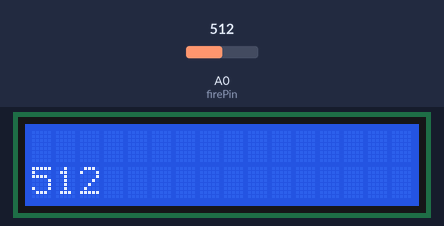
Simulated run of this sketch. Board: Arduino Uno, built with avr-gcc and run on an emulated ATmega328P. Parts: 16×2 character LCD. Inputs (shaded band) come from the test bench; at power-on: A0 (firePin) = 512. What the sketch prints to the serial monitor is not drawn.

Above: at 1.2 s.
1.3 s: A0 (firePin) set to 716
At 2.7 s:
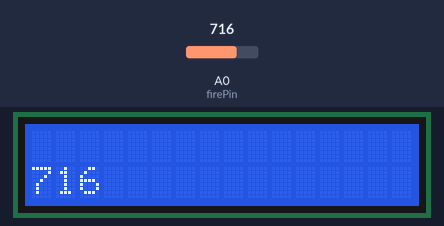
3.0 s: A0 (firePin) set to 900
At 4.3 s:
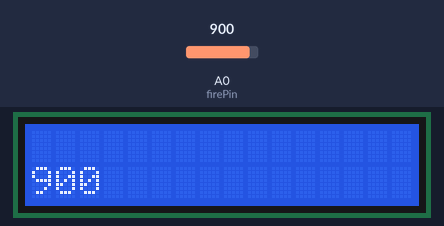
4.8 s: A0 (firePin) set to 511
At 5.8 s:
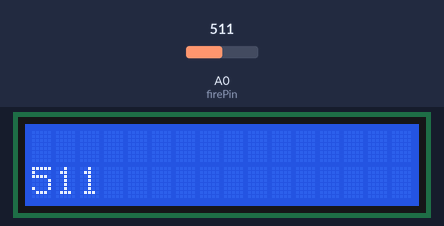
Timing chart, 0 to 7.8 s (numbered marks = the images above; inputs shaded):
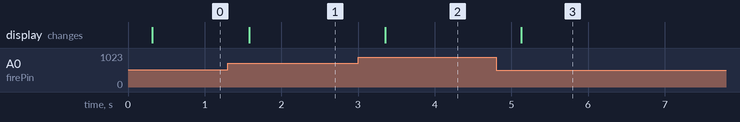

Measured:
- after the input at 1.3 s, the display: changes after 0.28 s (image 1)
- after the input at 3.0 s, the display: changes after 0.36 s (image 2)
- after the input at 4.8 s, the display: changes after 0.33 s (image 3)

The sketch:

lcd_fire_alarm_v1.ino
```cpp
/*


  The circuit:
 * LCD RS pin to digital pin 12
 * LCD Enable pin to digital pin 11
 * LCD D4 pin to digital pin 5
 * LCD D5 pin to digital pin 4
 * LCD D6 pin to digital pin 3
 * LCD D7 pin to digital pin 2
 * LCD R/W pin to ground
 * LCD VSS pin to ground
 * LCD VCC pin to 5V
 * 10K resistor:
 * ends to +5V and ground
 * wiper to LCD VO pin (pin 3)


*/

// include the library code:
#include <LiquidCrystal.h>

// initialize the library by associating any needed LCD interface pin
// with the arduino pin number it is connected to
const int rs = 12, en = 11, d4 = 5, d5 = 4, d6 = 3, d7 = 2;
int firePin = 0;
int val;


LiquidCrystal lcd(rs, en, d4, d5, d6, d7);


void setup() {
  Serial.begin(9600);
  // set up the LCD's number of columns and rows:
  lcd.begin(16, 2);


  // Print a message to the LCD.
  lcd.print("no signal...");


}

void loop() {

  val = analogRead(firePin);

  Serial.println(val);
  delay(250);

  if (val < 1005) {
    lcd.clear();
    lcd.setCursor(0, 1);
    lcd.print(val);


  }
}
```
